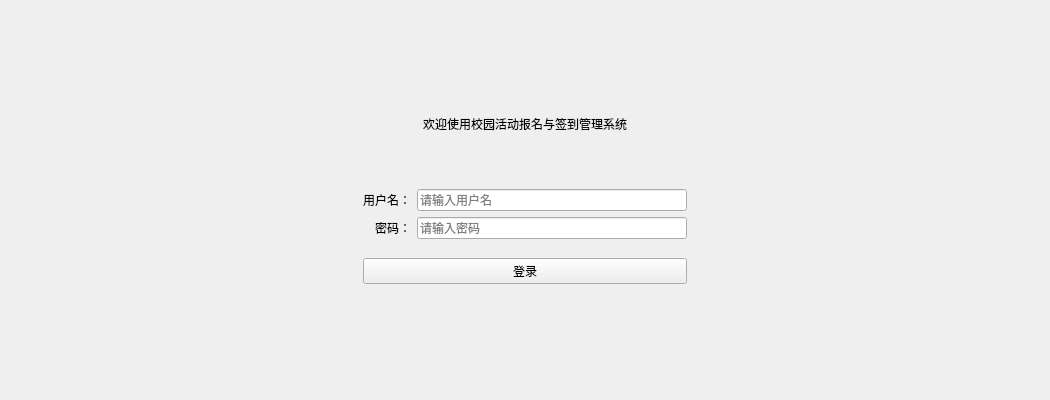
<?xml version="1.0" encoding="UTF-8"?>
<ui version="4.0">
 <class>LoginView</class>
 <widget class="QWidget" name="LoginView">
  <property name="geometry">
   <rect>
    <x>0</x>
    <y>0</y>
    <width>1050</width>
    <height>400</height>
   </rect>
  </property>
  <property name="windowTitle">
   <string>登录</string>
  </property>
  <layout class="QGridLayout" name="gridLayout">
   <item row="0" column="1">
    <spacer name="verticalSpacer_2">
     <property name="orientation">
      <enum>Qt::Orientation::Vertical</enum>
     </property>
     <property name="sizeHint" stdset="0">
      <size>
       <width>20</width>
       <height>120</height>
      </size>
     </property>
    </spacer>
   </item>
   <item row="3" column="0">
    <spacer name="horizontalSpacer">
     <property name="orientation">
      <enum>Qt::Orientation::Horizontal</enum>
     </property>
     <property name="sizeHint" stdset="0">
      <size>
       <width>352</width>
       <height>20</height>
      </size>
     </property>
    </spacer>
   </item>
   <item row="3" column="1">
    <layout class="QVBoxLayout" name="verticalLayout_3">
     <item>
      <layout class="QHBoxLayout" name="horizontalLayout">
       <item>
        <layout class="QVBoxLayout" name="verticalLayout">
         <item>
          <widget class="QLabel" name="label">
           <property name="text">
            <string>用户名：</string>
           </property>
           <property name="alignment">
            <set>Qt::AlignmentFlag::AlignRight|Qt::AlignmentFlag::AlignTrailing|Qt::AlignmentFlag::AlignVCenter</set>
           </property>
          </widget>
         </item>
         <item>
          <widget class="QLabel" name="label_2">
           <property name="text">
            <string>密码：</string>
           </property>
           <property name="alignment">
            <set>Qt::AlignmentFlag::AlignRight|Qt::AlignmentFlag::AlignTrailing|Qt::AlignmentFlag::AlignVCenter</set>
           </property>
          </widget>
         </item>
        </layout>
       </item>
       <item>
        <layout class="QVBoxLayout" name="verticalLayout_2">
         <item>
          <widget class="QLineEdit" name="usernameEdit">
           <property name="placeholderText">
            <string>请输入用户名</string>
           </property>
          </widget>
         </item>
         <item>
          <widget class="QLineEdit" name="passwordEdit">
           <property name="text">
            <string/>
           </property>
           <property name="echoMode">
            <enum>QLineEdit::EchoMode::Password</enum>
           </property>
           <property name="placeholderText">
            <string>请输入密码</string>
           </property>
          </widget>
         </item>
        </layout>
       </item>
      </layout>
     </item>
     <item>
      <spacer name="verticalSpacer">
       <property name="orientation">
        <enum>Qt::Orientation::Vertical</enum>
       </property>
       <property name="sizeType">
        <enum>QSizePolicy::Policy::Fixed</enum>
       </property>
       <property name="sizeHint" stdset="0">
        <size>
         <width>20</width>
         <height>13</height>
        </size>
       </property>
      </spacer>
     </item>
     <item>
      <widget class="QPushButton" name="loginButton">
       <property name="text">
        <string>登录</string>
       </property>
      </widget>
     </item>
    </layout>
   </item>
   <item row="3" column="2">
    <spacer name="horizontalSpacer_2">
     <property name="orientation">
      <enum>Qt::Orientation::Horizontal</enum>
     </property>
     <property name="sizeHint" stdset="0">
      <size>
       <width>352</width>
       <height>20</height>
      </size>
     </property>
    </spacer>
   </item>
   <item row="4" column="1">
    <spacer name="verticalSpacer_3">
     <property name="orientation">
      <enum>Qt::Orientation::Vertical</enum>
     </property>
     <property name="sizeHint" stdset="0">
      <size>
       <width>20</width>
       <height>120</height>
      </size>
     </property>
    </spacer>
   </item>
   <item row="2" column="1">
    <spacer name="verticalSpacer_4">
     <property name="orientation">
      <enum>Qt::Orientation::Vertical</enum>
     </property>
     <property name="sizeType">
      <enum>QSizePolicy::Policy::Fixed</enum>
     </property>
     <property name="sizeHint" stdset="0">
      <size>
       <width>30</width>
       <height>50</height>
      </size>
     </property>
    </spacer>
   </item>
   <item row="1" column="1">
    <widget class="QLabel" name="label_3">
     <property name="styleSheet">
      <string notr="true">font: 12pt &quot;宋体&quot;;</string>
     </property>
     <property name="text">
      <string>欢迎使用校园活动报名与签到管理系统</string>
     </property>
     <property name="alignment">
      <set>Qt::AlignmentFlag::AlignCenter</set>
     </property>
    </widget>
   </item>
  </layout>
 </widget>
 <resources/>
 <connections/>
</ui>
